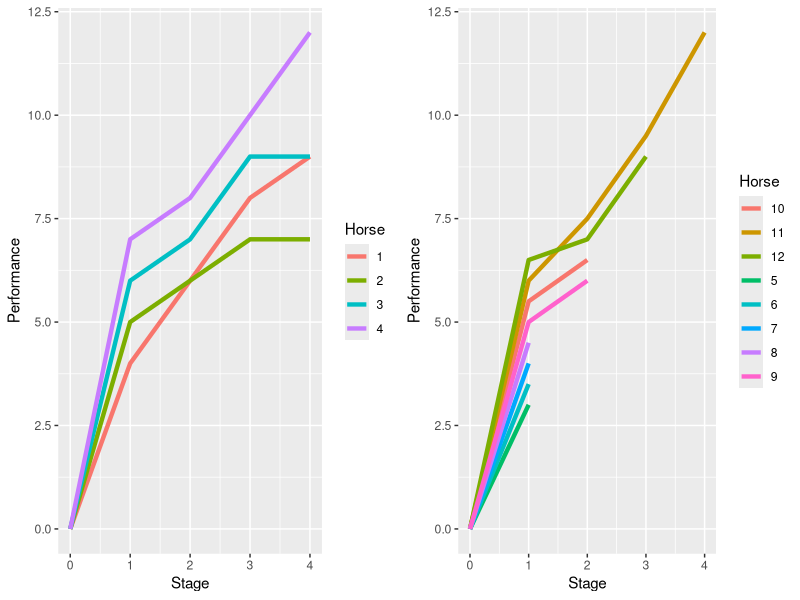

Reproduce this figure in R.
library(ggplot2)
library(gridExtra)

trainer1 = data.frame(
    Performance = c(0,0,0,0,  4,5,6,7,  6,6,7,8,  8,7,9,10,  9,7,9,12),
    Stage = rep(0:4, each = 4),
    Horse = as.character(rep(1:4, 5)),
    Trainer = rep(1, 20)
)

trainer2 = data.frame(
    Performance = c(0,0,0,0,0,0,0,0,  3,3.5,4,4.5,5,5.5,6,6.5,  6,6.5,7.5,7,  9.5,9,  12),
    Stage = c(0,0,0,0,0,0,0,0,1,1,1,1,1,1,1,1,2,2,2,2,3,3,4),
    Horse = as.character(c(1:8, 1:8, 5:8, 7,8, 7)+4),
    Trainer = rep(2, 23)
)

x11()

plot1 = ggplot(data = trainer1, aes(x = Stage, y = Performance, group = Horse, color = Horse)) +
    geom_line(size = 1.5)
plot2 = ggplot(data = trainer2, aes(x = Stage, y = Performance, group = Horse, color = Horse)) +
    geom_line(size = 1.5)

filename = paste0("horse_training1.png")
png(filename, width = 700L, height = 250L)
grid.arrange(plot1, plot2, ncol = 2)
dev.off()
